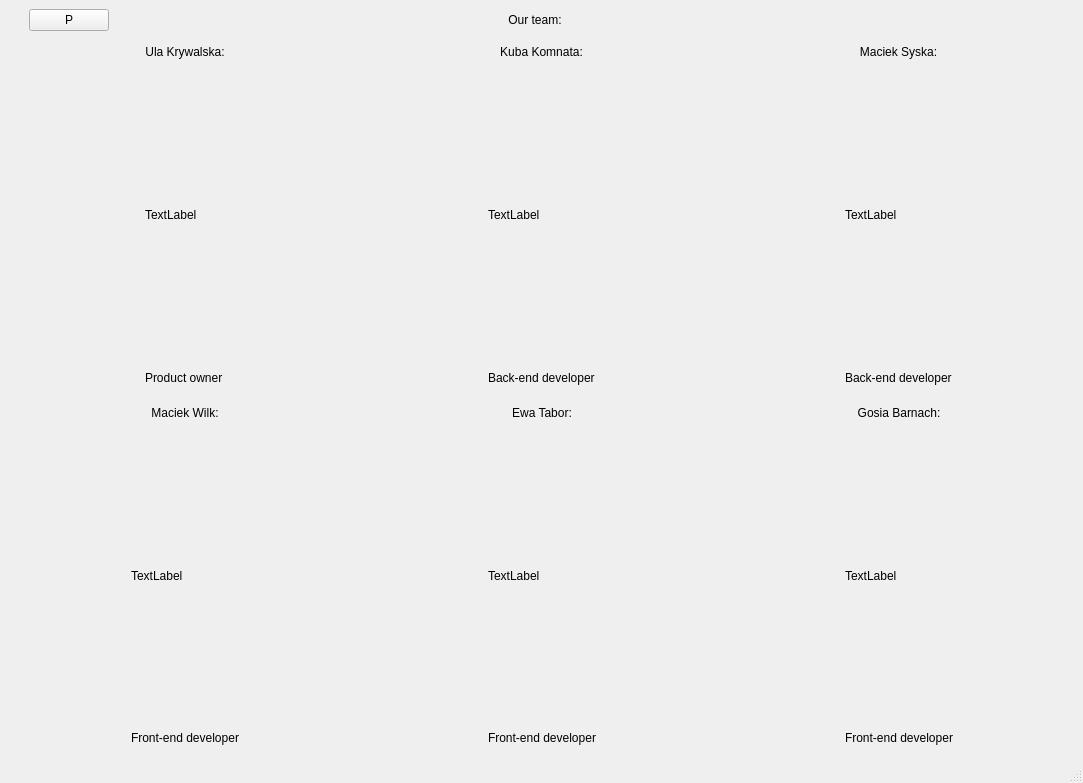
<?xml version="1.0" encoding="UTF-8"?>
<ui version="4.0">
 <class>MainWindow</class>
 <widget class="QMainWindow" name="MainWindow">
  <property name="geometry">
   <rect>
    <x>0</x>
    <y>0</y>
    <width>1083</width>
    <height>783</height>
   </rect>
  </property>
  <property name="windowTitle">
   <string>MainWindow</string>
  </property>
  <widget class="QWidget" name="centralwidget">
   <layout class="QGridLayout" name="gridLayout_2" rowstretch="0,0,0,0">
    <item row="3" column="2">
     <layout class="QGridLayout" name="gridLayout_3" rowstretch="1,10,1">
      <item row="0" column="1">
       <widget class="QLabel" name="label_gosia">
        <property name="text">
         <string>Gosia Barnach:</string>
        </property>
        <property name="alignment">
         <set>Qt::AlignCenter</set>
        </property>
       </widget>
      </item>
      <item row="1" column="1">
       <widget class="QLabel" name="label_gosia_img">
        <property name="text">
         <string>TextLabel</string>
        </property>
       </widget>
      </item>
      <item row="2" column="1">
       <widget class="QLabel" name="label_gosia_desc">
        <property name="text">
         <string>Front-end developer</string>
        </property>
       </widget>
      </item>
      <item row="1" column="2">
       <spacer name="horizontalSpacer_10">
        <property name="orientation">
         <enum>Qt::Horizontal</enum>
        </property>
        <property name="sizeHint" stdset="0">
         <size>
          <width>40</width>
          <height>20</height>
         </size>
        </property>
       </spacer>
      </item>
      <item row="1" column="0">
       <spacer name="horizontalSpacer_11">
        <property name="orientation">
         <enum>Qt::Horizontal</enum>
        </property>
        <property name="sizeHint" stdset="0">
         <size>
          <width>40</width>
          <height>20</height>
         </size>
        </property>
       </spacer>
      </item>
     </layout>
    </item>
    <item row="3" column="1">
     <layout class="QGridLayout" name="gridLayout_4" rowstretch="1,10,1">
      <item row="2" column="1">
       <widget class="QLabel" name="label_ewa_desc">
        <property name="text">
         <string>Front-end developer</string>
        </property>
       </widget>
      </item>
      <item row="1" column="0">
       <spacer name="horizontalSpacer_12">
        <property name="orientation">
         <enum>Qt::Horizontal</enum>
        </property>
        <property name="sizeHint" stdset="0">
         <size>
          <width>40</width>
          <height>20</height>
         </size>
        </property>
       </spacer>
      </item>
      <item row="1" column="1">
       <widget class="QLabel" name="label_ewa_img">
        <property name="text">
         <string>TextLabel</string>
        </property>
       </widget>
      </item>
      <item row="0" column="1">
       <widget class="QLabel" name="label_ewa">
        <property name="text">
         <string>Ewa Tabor:</string>
        </property>
        <property name="alignment">
         <set>Qt::AlignCenter</set>
        </property>
       </widget>
      </item>
      <item row="1" column="2">
       <spacer name="horizontalSpacer_13">
        <property name="orientation">
         <enum>Qt::Horizontal</enum>
        </property>
        <property name="sizeHint" stdset="0">
         <size>
          <width>40</width>
          <height>20</height>
         </size>
        </property>
       </spacer>
      </item>
     </layout>
    </item>
    <item row="2" column="0">
     <layout class="QGridLayout" name="gridLayout_5" rowstretch="1,10,1">
      <item row="0" column="1">
       <widget class="QLabel" name="label_ula">
        <property name="text">
         <string>Ula Krywalska:</string>
        </property>
        <property name="alignment">
         <set>Qt::AlignCenter</set>
        </property>
       </widget>
      </item>
      <item row="1" column="1">
       <widget class="QLabel" name="label_ula_img">
        <property name="text">
         <string>TextLabel</string>
        </property>
       </widget>
      </item>
      <item row="2" column="1">
       <widget class="QLabel" name="label_ula_desc">
        <property name="text">
         <string>Product owner</string>
        </property>
       </widget>
      </item>
      <item row="1" column="0">
       <spacer name="horizontalSpacer_2">
        <property name="orientation">
         <enum>Qt::Horizontal</enum>
        </property>
        <property name="sizeHint" stdset="0">
         <size>
          <width>40</width>
          <height>20</height>
         </size>
        </property>
       </spacer>
      </item>
      <item row="1" column="2">
       <spacer name="horizontalSpacer_3">
        <property name="orientation">
         <enum>Qt::Horizontal</enum>
        </property>
        <property name="sizeHint" stdset="0">
         <size>
          <width>40</width>
          <height>20</height>
         </size>
        </property>
       </spacer>
      </item>
     </layout>
    </item>
    <item row="2" column="2">
     <layout class="QGridLayout" name="gridLayout_7" rowstretch="1,10,1">
      <item row="1" column="1">
       <widget class="QLabel" name="label_maciek_s_img">
        <property name="text">
         <string>TextLabel</string>
        </property>
       </widget>
      </item>
      <item row="0" column="1">
       <widget class="QLabel" name="label_maciek_s">
        <property name="text">
         <string>Maciek Syska:</string>
        </property>
        <property name="alignment">
         <set>Qt::AlignCenter</set>
        </property>
       </widget>
      </item>
      <item row="2" column="1">
       <widget class="QLabel" name="label_maciek_s_desc">
        <property name="text">
         <string>Back-end developer</string>
        </property>
       </widget>
      </item>
      <item row="1" column="2">
       <spacer name="horizontalSpacer_8">
        <property name="orientation">
         <enum>Qt::Horizontal</enum>
        </property>
        <property name="sizeHint" stdset="0">
         <size>
          <width>40</width>
          <height>20</height>
         </size>
        </property>
       </spacer>
      </item>
      <item row="1" column="0">
       <spacer name="horizontalSpacer_9">
        <property name="orientation">
         <enum>Qt::Horizontal</enum>
        </property>
        <property name="sizeHint" stdset="0">
         <size>
          <width>40</width>
          <height>20</height>
         </size>
        </property>
       </spacer>
      </item>
     </layout>
    </item>
    <item row="3" column="0">
     <layout class="QGridLayout" name="gridLayout" rowstretch="1,10,1">
      <item row="1" column="2">
       <spacer name="horizontalSpacer_4">
        <property name="orientation">
         <enum>Qt::Horizontal</enum>
        </property>
        <property name="sizeHint" stdset="0">
         <size>
          <width>40</width>
          <height>20</height>
         </size>
        </property>
       </spacer>
      </item>
      <item row="0" column="1">
       <widget class="QLabel" name="label_maciek_w">
        <property name="text">
         <string>Maciek Wilk:</string>
        </property>
        <property name="alignment">
         <set>Qt::AlignCenter</set>
        </property>
       </widget>
      </item>
      <item row="2" column="1">
       <widget class="QLabel" name="label_maciek_w_desc">
        <property name="text">
         <string>Front-end developer</string>
        </property>
       </widget>
      </item>
      <item row="1" column="1">
       <widget class="QLabel" name="label_maciek_w_img">
        <property name="text">
         <string>TextLabel</string>
        </property>
       </widget>
      </item>
      <item row="1" column="0">
       <spacer name="horizontalSpacer_5">
        <property name="orientation">
         <enum>Qt::Horizontal</enum>
        </property>
        <property name="sizeHint" stdset="0">
         <size>
          <width>40</width>
          <height>20</height>
         </size>
        </property>
       </spacer>
      </item>
     </layout>
    </item>
    <item row="2" column="1">
     <layout class="QGridLayout" name="gridLayout_6" rowstretch="1,10,1">
      <item row="0" column="1">
       <widget class="QLabel" name="label_kuba">
        <property name="text">
         <string>Kuba Komnata:</string>
        </property>
        <property name="alignment">
         <set>Qt::AlignCenter</set>
        </property>
       </widget>
      </item>
      <item row="1" column="0">
       <spacer name="horizontalSpacer_6">
        <property name="orientation">
         <enum>Qt::Horizontal</enum>
        </property>
        <property name="sizeHint" stdset="0">
         <size>
          <width>40</width>
          <height>20</height>
         </size>
        </property>
       </spacer>
      </item>
      <item row="2" column="1">
       <widget class="QLabel" name="label_kuba_desc">
        <property name="text">
         <string>Back-end developer</string>
        </property>
       </widget>
      </item>
      <item row="1" column="1">
       <widget class="QLabel" name="label_kuba_img">
        <property name="text">
         <string>TextLabel</string>
        </property>
       </widget>
      </item>
      <item row="1" column="2">
       <spacer name="horizontalSpacer_7">
        <property name="orientation">
         <enum>Qt::Horizontal</enum>
        </property>
        <property name="sizeHint" stdset="0">
         <size>
          <width>40</width>
          <height>20</height>
         </size>
        </property>
       </spacer>
      </item>
     </layout>
    </item>
    <item row="0" column="0" colspan="3">
     <layout class="QHBoxLayout" name="horizontalLayout">
      <item>
       <spacer name="horizontalSpacer_14">
        <property name="orientation">
         <enum>Qt::Horizontal</enum>
        </property>
        <property name="sizeType">
         <enum>QSizePolicy::Fixed</enum>
        </property>
        <property name="sizeHint" stdset="0">
         <size>
          <width>20</width>
          <height>20</height>
         </size>
        </property>
       </spacer>
      </item>
      <item>
       <widget class="QPushButton" name="button_return">
        <property name="text">
         <string>P</string>
        </property>
       </widget>
      </item>
      <item>
       <spacer name="horizontalSpacer_15">
        <property name="orientation">
         <enum>Qt::Horizontal</enum>
        </property>
        <property name="sizeType">
         <enum>QSizePolicy::Expanding</enum>
        </property>
        <property name="sizeHint" stdset="0">
         <size>
          <width>40</width>
          <height>20</height>
         </size>
        </property>
       </spacer>
      </item>
      <item>
       <widget class="QLabel" name="label">
        <property name="text">
         <string>Our team:</string>
        </property>
        <property name="alignment">
         <set>Qt::AlignCenter</set>
        </property>
       </widget>
      </item>
      <item>
       <spacer name="horizontalSpacer">
        <property name="orientation">
         <enum>Qt::Horizontal</enum>
        </property>
        <property name="sizeHint" stdset="0">
         <size>
          <width>40</width>
          <height>20</height>
         </size>
        </property>
       </spacer>
      </item>
      <item>
       <spacer name="horizontalSpacer_16">
        <property name="orientation">
         <enum>Qt::Horizontal</enum>
        </property>
        <property name="sizeType">
         <enum>QSizePolicy::Fixed</enum>
        </property>
        <property name="sizeHint" stdset="0">
         <size>
          <width>120</width>
          <height>20</height>
         </size>
        </property>
       </spacer>
      </item>
     </layout>
    </item>
   </layout>
  </widget>
  <widget class="QMenuBar" name="menubar">
   <property name="geometry">
    <rect>
     <x>0</x>
     <y>0</y>
     <width>1083</width>
     <height>21</height>
    </rect>
   </property>
  </widget>
  <widget class="QStatusBar" name="statusbar"/>
 </widget>
 <resources/>
 <connections/>
</ui>
